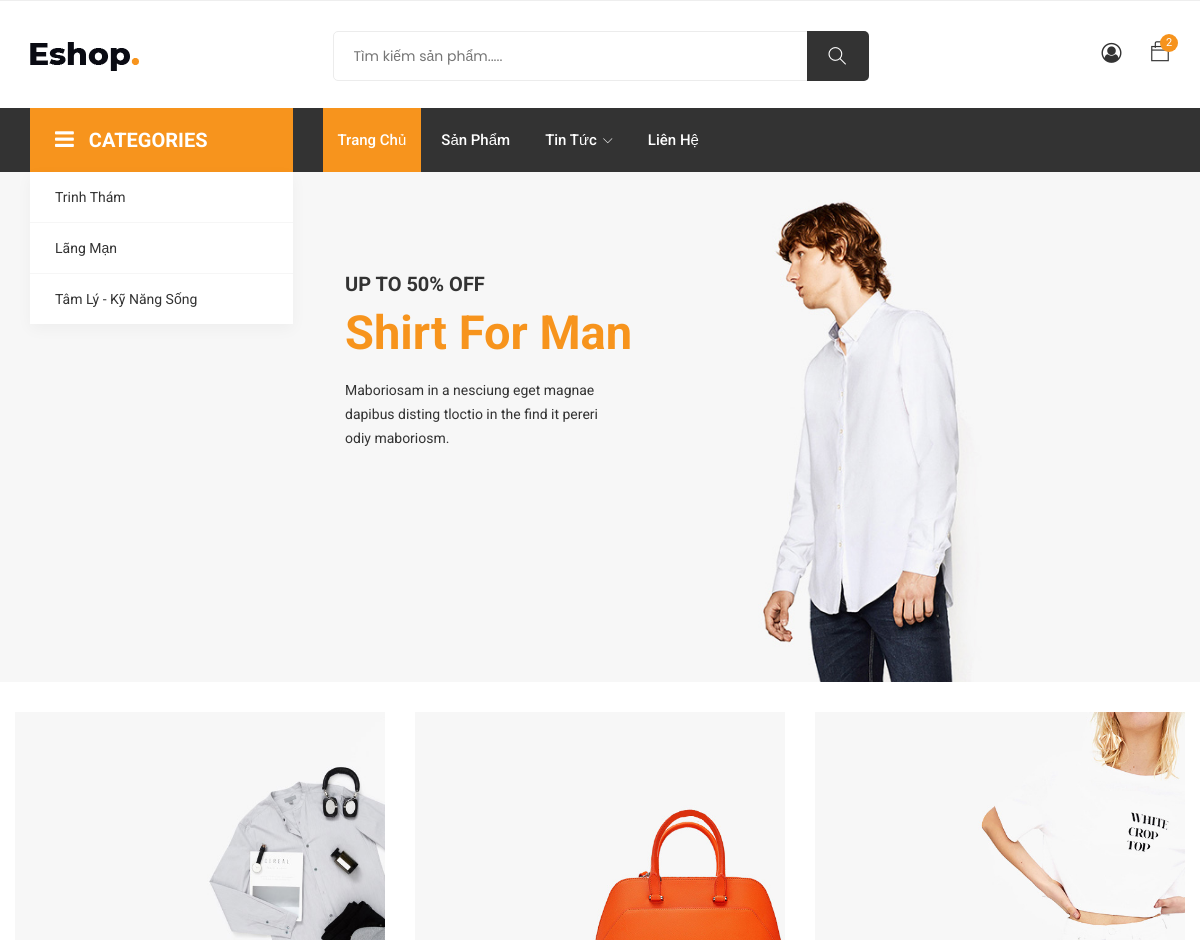
/?action=home (upper part), run on an earlier commit of the app's database.
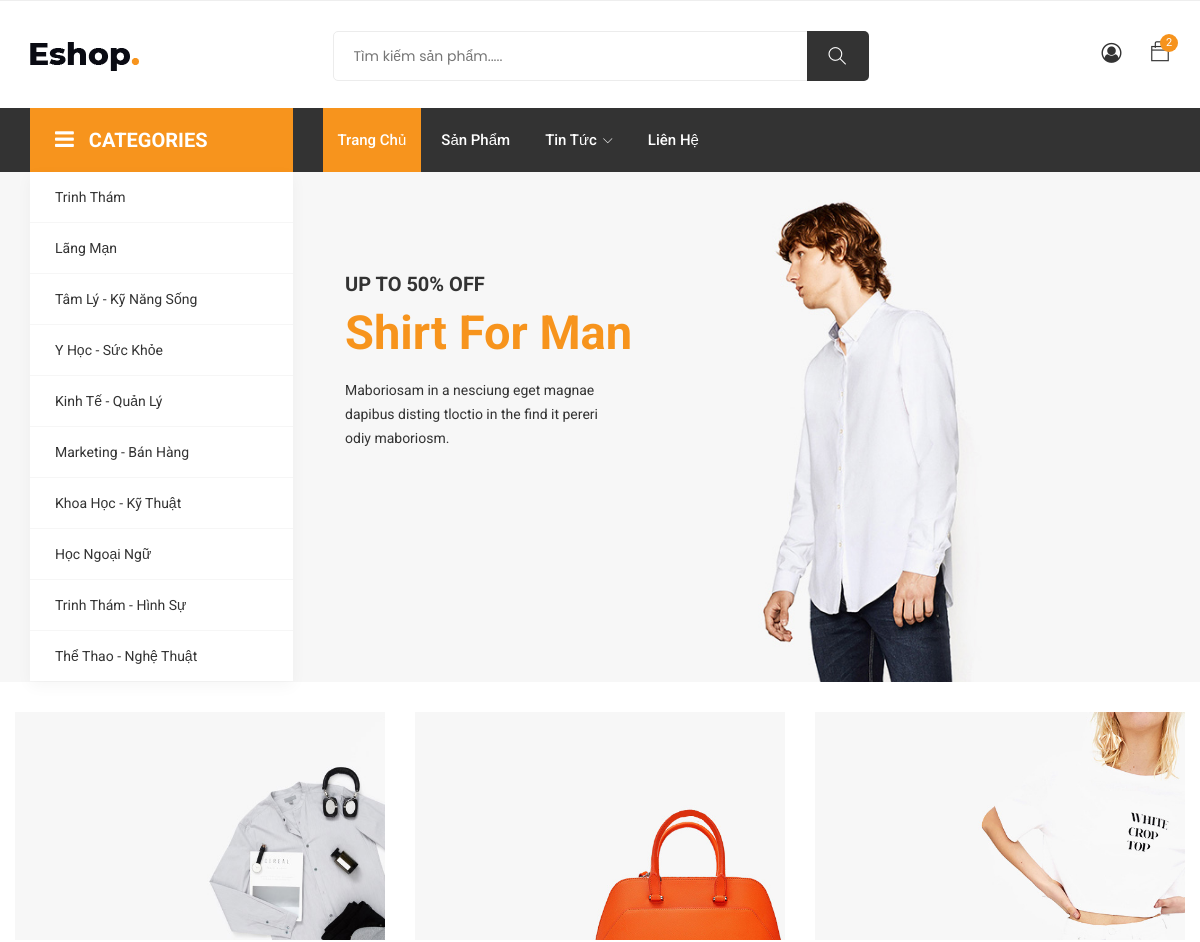
And on a later commit of the database.
### tables this page shows
CREATE TABLE `product_category` (
  `id` int(9) NOT NULL,
  `name` varchar(255) NOT NULL,
  `status` tinyint(1) NOT NULL,
  `featured` int(1) DEFAULT NULL,
  `created_at` datetime NOT NULL,
  `updated_at` datetime NOT NULL
);

CREATE TABLE `banner` (
  `id` int(9) NOT NULL,
  `image` varchar(255) NOT NULL,
  `created_at` datetime NOT NULL,
  `updated_at` datetime NOT NULL
);

### views/HomeView.php (called while the page is built)
<?php
class HomeView
{
    public function index($categoriesProduct, $categoriesSidebar, $banners, $blogItem,$productItem)
    {
        require_once("templates/index.php");
    }
}

### controllers/HomeController.php (called while the page is built, shortened)
<?php
class HomeController
{
    public function index()
    {
        $categoriesProductModel = new CategoryProductModel();
        $categoryProduct = $categoriesProductModel->getCategoriesFeatured();
        $categoriesSidebar = $categoriesProductModel->getCategoriresSideBar();
        require_once('models/BannerModel.php');
        $bannerModel = new BannerModel();
        $bannerItem = $bannerModel->getBannerOfHome();
        $blogModel = new PostModel();
        $blogItem = $blogModel->getBlogAtHomePage();
        $productModel = new ProductModel();
        $productItem = $productModel->getFeaturedProduct();
        require_once('views/HomeView.php');
        $homeView = new HomeView();
        $homeView->index($categoryProduct,$categoriesSidebar, $bannerItem, $blogItem, $productItem);
    }
}

### models/CategoryProductModel.php (called while the page is built, shortened)
<?php
class CategoryProductModel
{
    public function getCategoriesFeatured()
    {
        $conn = mysqli_connect('localhost', 'root', '', 'qlbansach');
        mysqli_set_charset($conn,"utf8");
        $result = $conn->query(
            "SELECT *
            FROM product_category
            WHERE featured = 1
            LIMIT 10
            "
        );
        $categories = array();
        if ($result->num_rows > 0) {
            while ($category = mysqli_fetch_assoc($result)) {
                $categories[] = $category;
            };
        }
        return $categories;
    }
}

### models/BannerModel.php (called while the page is built, shortened)
<?php
class BannerModel {
    public function getBannerOfHome(){
        $conn = mysqli_connect('localhost', 'root', '', 'qlbansach');
        mysqli_set_charset($conn,"utf8");
        $result = $conn->query("SELECT * FROM banner");
        $banners = array();
        if ($result->num_rows > 0) {
            while ($banner = mysqli_fetch_assoc($result)) {
                $banners[] = $banner;
            };
        }
        return $banners;
    }
}

### templates/index.php (the view, shortened to what this page needs)
<?php include('layouts/header.php'); ?>
<section class="hero-slider">
    <div class="single-slider">
        <div class="container">
            <div class="row no-gutters">
                <div class="col-lg-9 offset-lg-3 col-12">
                    <div class="text-inner">
                        <div class="row">
                            <div class="col-lg-7 col-12">
                                <div class="hero-text">
                                    <h1><span>UP TO 50% OFF </span>Shirt For Man</h1>
                                    <p>Maboriosam in a nesciung eget magnae <br> dapibus disting tloctio in the find
                                        it pereri <br> odiy maboriosm.</p>
                                </div>
                            </div>
                        </div>
                    </div>
                </div>
            </div>
        </div>
    </div>
</section>
<section class="small-banner section">
    <div class="container-fluid">
        <div class="row">
            <?php foreach ($banners as $item) : ?>
            <div class="col-lg-4 col-md-6 col-12">
                <div class="single-banner">
                    <img src="templates/images/banners/<?= $item['image'] ?>" alt="#">
                </div>
            </div>
            <?php endforeach; ?>
        </div>
    </div>
</section>
<?php include('layouts/footer.php'); ?>

### index.php (shortened to what this page needs)
<?php
$action = isset($_GET['action']) ? $_GET['action'] : "";
require_once 'controllers/HomeController.php';
require_once 'controllers/AdminController.php';
$homeController = new HomeController;
if ($action == 'home') {
    $homeController->index();
} else if ($action == 'blogs') {
    $homeController->blogs();
} else if ($action == 'products') {
    $homeController->products();
} else if ($action == 'contact') {
    $homeController->contact();
}

### templates/layouts/header.php (shortened to what this page needs)
<!DOCTYPE html>
<html lang="zxx">
<head>
    <link rel="stylesheet" href="templates/css/bootstrap.css">
    <link rel="stylesheet" href="templates/css/magnific-popup.min.css">
    <link rel="stylesheet" href="templates/css/font-awesome.css">
    <link rel="stylesheet" href="templates/css/jquery.fancybox.min.css">
    <link rel="stylesheet" href="templates/css/themify-icons.css">
    <link rel="stylesheet" href="templates/css/niceselect.css">
    <link rel="stylesheet" href="templates/css/animate.css">
    <link rel="stylesheet" href="templates/css/flex-slider.min.css">
    <link rel="stylesheet" href="templates/css/owl-carousel.css">
    <link rel="stylesheet" href="templates/css/slicknav.min.css">
    <link rel="stylesheet" href="templates/css/reset.css">
    <link rel="stylesheet" href="templates/css/style.css">
    <link rel="stylesheet" href="templates/css/responsive.css">
</head>
<body class="js">
    <header class="header shop">
        <div class="middle-inner">
            <div class="container">
                <div class="row">
                    <div class="col-lg-2 col-md-2 col-12">
                        <div class="logo">
                            <a href="?action=home"><img src="templates\images\logo.png" alt="logo"></a>
                        </div>
                    </div>
                    <div class="col-lg-8 col-md-7 col-12">
                        <div class="search-bar-top">
                            <div class="search-bar">
                                <form>
                                    <input name="search" placeholder="Tìm kiếm sản phẩm....." type="search">
                                    <button class="btnn"><i class="ti-search"></i></button>
                                </form>
                            </div>
                        </div>
                    </div>
                    <div class="col-lg-2 col-md-3 col-12">
                        <div class="right-bar">
                            <div class="sinlge-bar">
                                <a href="?action=login" class="single-icon"><i class="fa fa-user-circle-o"
                                        aria-hidden="true"></i></a>
                            </div>
                            <div class="sinlge-bar shopping">
                                <a href="#" class="single-icon"><i class="ti-bag"></i> <span
                                        class="total-count">2</span></a>
                            </div>
                        </div>
                    </div>
                </div>
            </div>
        </div>
        <div class="header-inner">
            <div class="container">
                <div class="cat-nav-head">
                    <div class="row">
                        <div class="col-lg-3">
                            <div class="all-category">
                                <h3 class="cat-heading"><i class="fa fa-bars" aria-hidden="true"></i>CATEGORIES</h3>
                                <ul class="main-category">
                                    <?php foreach ($categoriesProduct as $item) : ?>
                                    <li><a><?= $item['name'] ?></a></li>
                                    <?php endforeach; ?>
                                </ul>
                            </div>
                        </div>
                        <div class="col-lg-9 col-12">
                            <div class="menu-area">
                                <nav class="navbar navbar-expand-lg">
                                    <div class="navbar-collapse">
                                        <div class="nav-inner">
                                            <ul class="nav main-menu menu navbar-nav">
                                                <li class="active"><a href="#">Trang chủ</a></li>
                                                <li><a href="?action=products">Sản phẩm</a></li>
                                                <li><a href="?action=blogs">Tin tức<i class="ti-angle-down"></i></a>
                                                </li>
                                                <li><a href="?action=contact">Liên hệ</a></li>
                                            </ul>
                                        </div>
                                    </div>
                                </nav>
                            </div>
                        </div>
                    </div>
                </div>
            </div>
        </div>
    </header>

### templates/layouts/footer.php (shortened to what this page needs)
</body>
</html>

What changed in the data, as far as the page shows it:
now on this page (row edited): product_category: name "Y Học - Sức Khỏe"
now on this page (row edited): product_category: name "Kinh Tế - Quản Lý"
now on this page (row edited): product_category: name "Marketing - Bán Hàng"
now on this page (row edited): product_category: name "Khoa Học - Kỹ Thuật"
now on this page (row edited): product_category: name "Học Ngoại Ngữ"
now on this page (row edited): product_category: name "Trinh Thám - Hình Sự"
now on this page (row edited): product_category: name "Thể Thao - Nghệ Thuật"
